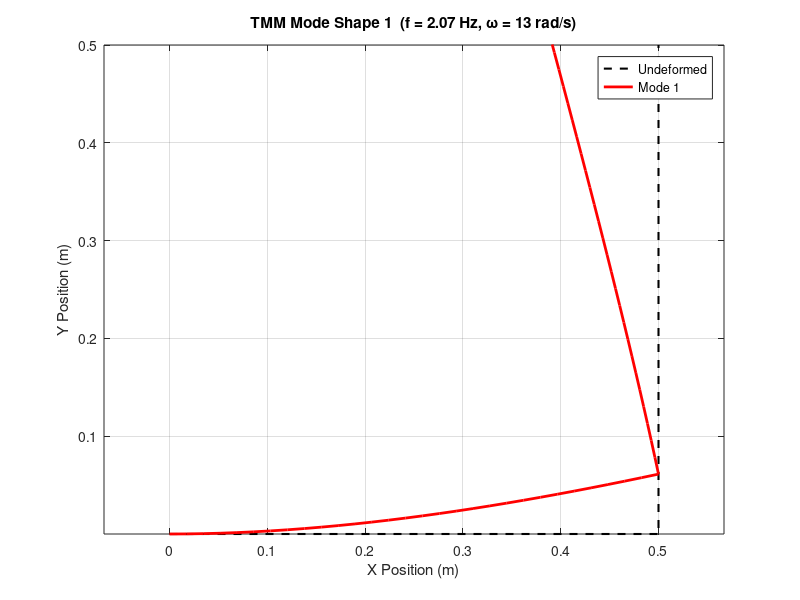
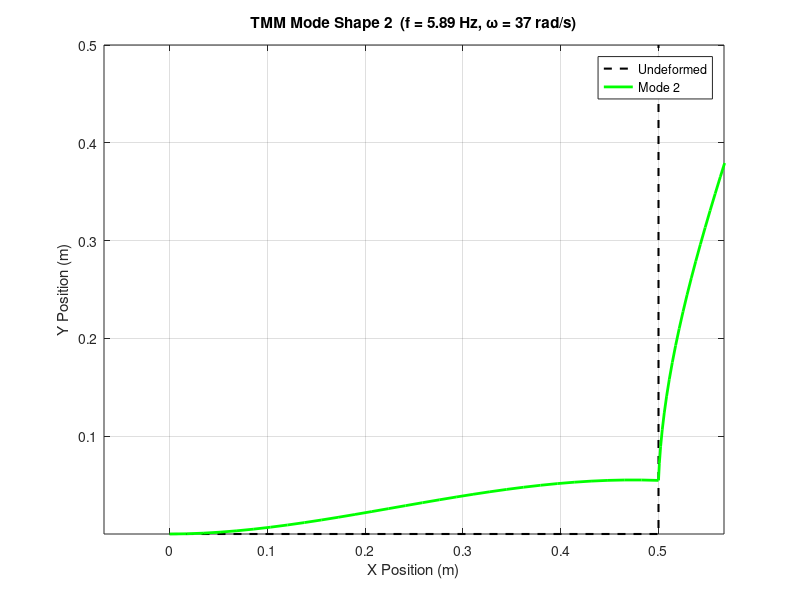
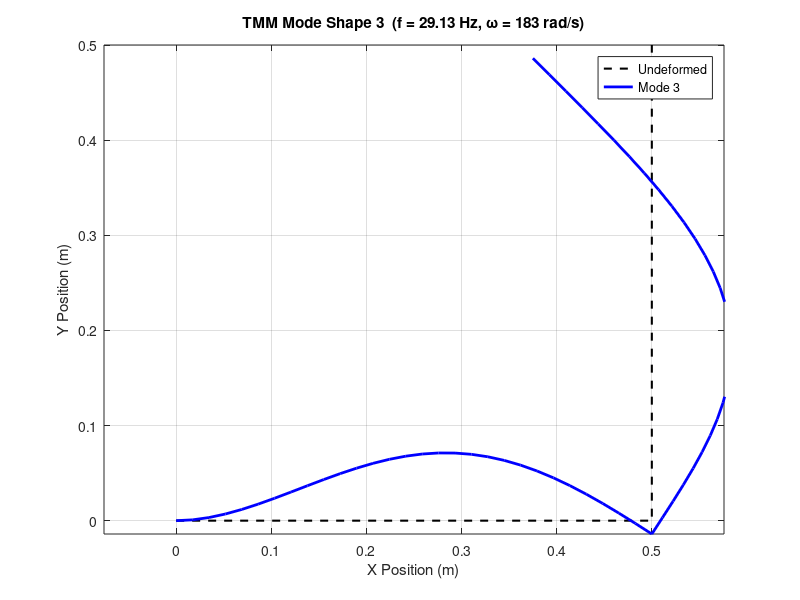

MATLAB code to generate these figures, in order:
clc; clear all; close all;

%% ==================== CONFIGURABLE PARAMETERS ====================
N_segments = 2;

% Segment 1 (Horizontal) and Segment 2 (Vertical)
L     = [0.5, 0.5];       % Length of each segment (m)
E     = [200e9, 200e9];   % Young's Modulus (Pa)
Width = [20e-3, 20e-3];   % Cross-section width (m)
Thk   = [2e-3, 2e-3];     % Cross-section thickness (m)
rho   = [7850, 7850];     % Density (kg/m^3)

% Frequency sweep range for finding natural frequencies (rad/s)
w_test = 1:1:1000;
%% =================================================================

% Derived Geometric Quantities
I = (1/12) .* Width .* Thk.^3; % Second moment of area (m^4)
A = Width .* Thk;              % Cross-sectional area (m^2)

%% TASK 2: Point Transfer Matrix for 90-degree Corner
R = [ 0,  1,  0,  0,  0,  0;  % u2 = w1
     -1,  0,  0,  0,  0,  0;  % w2 = -u1
      0,  0,  1,  0,  0,  0;  % theta2 = theta1
      0,  0,  0,  0,  1,  0;  % N2 = V1
      0,  0,  0, -1,  0,  0;  % V2 = -N1
      0,  0,  0,  0,  0,  1]; % M2 = M1

%% Find the natural frequencies
D = zeros(1, length(w_test));

for i = 1:length(w_test)
    w = w_test(i);
    GTM = eye(6);

    for s = 1:N_segments
        B = zeros(6,6);
        B(1,4) = 1/(E(s)*A(s));
        B(2,3) = 1;
        B(3,6) = 1/(E(s)*I(s));
        B(4,1) = -rho(s)*A(s)*w^2;
        B(5,2) = -rho(s)*A(s)*w^2;
        B(6,5) = -1;

        FTM = expm(B * L(s));

        if s == 2
            GTM = R * GTM;
        end

        GTM = FTM * GTM;
    end

    U_sub = GTM(4:6, 4:6);
    D(i) = det(U_sub);
end

% Get Natural Frequencies (Zero Crossings)
sign_changes = find(diff(sign(D)) ~= 0);
num_modes = min(3, length(sign_changes));
omega_n = w_test(sign_changes(1:num_modes));

disp('Natural Frequencies for L-Shaped Fixed-Free Beam:');
fprintf('  (rad/s): %s\n', mat2str(omega_n, 5));
fprintf('  (Hz)   : %s\n', mat2str(omega_n * 0.5 / pi, 5));

%% Solve for mode shapes from GTM and plot in SEPARATE FIGURES
colors = ['r', 'g', 'b'];

for i = 1:num_modes
    w = omega_n(i);

    % Re-evaluate individual FTMs at the exact natural frequency
    B1 = zeros(6,6); B1(1,4)=1/(E(1)*A(1)); B1(2,3)=1; B1(3,6)=1/(E(1)*I(1)); B1(4,1)=-rho(1)*A(1)*w^2; B1(5,2)=-rho(1)*A(1)*w^2; B1(6,5)=-1;
    FTM1 = expm(B1 * L(1));

    B2 = zeros(6,6); B2(1,4)=1/(E(2)*A(2)); B2(2,3)=1; B2(3,6)=1/(E(2)*I(2)); B2(4,1)=-rho(2)*A(2)*w^2; B2(5,2)=-rho(2)*A(2)*w^2; B2(6,5)=-1;
    FTM2 = expm(B2 * L(2));

    GTM = FTM2 * R * FTM1;

    % Find starting state vector (Z0) at the wall
    U_sub = GTM(4:6, 4:6);
    forces = -U_sub(1:2, 1:2) \ U_sub(1:2, 3) * 1;
    N0 = forces(1); V0 = forces(2); M0 = 1;
    Z = [0; 0; 0; N0; V0; M0];

    % Walk down Segment 1 (Horizontal)
    x1 = linspace(0, L(1), 30);
    dX1 = zeros(size(x1)); dY1 = zeros(size(x1));
    for k = 1:length(x1)
        U_x = expm(B1 * x1(k));
        Z_x = U_x * Z;
        dX1(k) = Z_x(1);
        dY1(k) = Z_x(2);
    end

    % Pass state through the corner
    Z = FTM1 * Z;
    Z = R * Z;

    % Walk down Segment 2 (Vertical)
    x2 = linspace(0, L(2), 30);
    dX2 = zeros(size(x2)); dY2 = zeros(size(x2));
    for k = 1:length(x2)
        U_x = expm(B2 * x2(k));
        Z_x = U_x * Z;
        dX2(k) = -Z_x(2);
        dY2(k) = Z_x(1);
    end

    % Scale deflections for visualization
    scale = 0.25 * L(1) / max(max(abs([dX1, dX2, dY1, dY2])));

    % --- CREATE A NEW SEPARATE FIGURE FOR EACH MODE ---
    figure('Color', 'w', 'Name', ['Mode Shape ', num2str(i)]);
    hold on;

    % Plot undeformed reference line
    plot([0, L(1), L(1)], [0, 0, L(2)], 'k--', 'linewidth', 1.5, 'DisplayName', 'Undeformed');

    % Plot deformed mode shape
    plot(x1 + scale*dX1, zeros(size(x1)) + scale*dY1, colors(i), 'linewidth', 2, 'DisplayName', ['Mode ', num2str(i)]);
    plot(L(1)*ones(size(x2)) + scale*dX2, x2 + scale*dY2, colors(i), 'linewidth', 2, 'HandleVisibility', 'off');

    % Formatting options for clear comparison
    title(sprintf('TMM Mode Shape %d  (f = %.2f Hz, \\omega = %d rad/s)', i, omega_n(i)*0.5/pi, omega_n(i)));
    xlabel('X Position (m)');
    ylabel('Y Position (m)');
    axis equal; grid on; box on; legend('Location', 'best');
end
